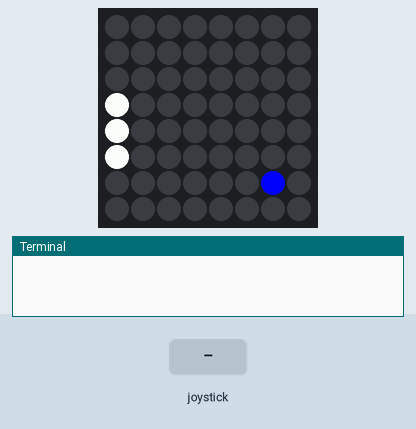
This program was run on a simulated Raspberry Pi (BCM pin numbers) with a Sense HAT. Parts: the Sense HAT's 8×8 RGB LED matrix, the last lines printed to the terminal. Inputs (shaded band) come from the test bench. The 64×8 strip is a reading aid, not a part: it shows the text the matrix is scrolling, unrolled, one strip-width of it at a time. At 8.2 s the program stops and its outputs stay as they are.

Above: at 0.9 s.
1.3 s: joystick pushed up
At 1.65 s:
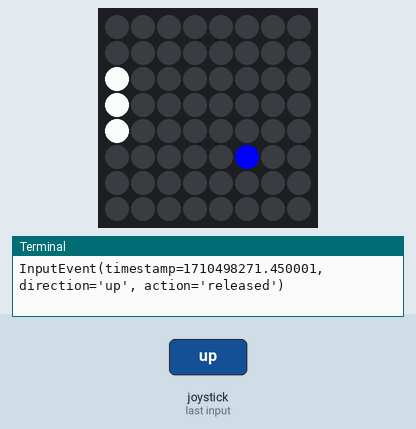
At 2.15 s:
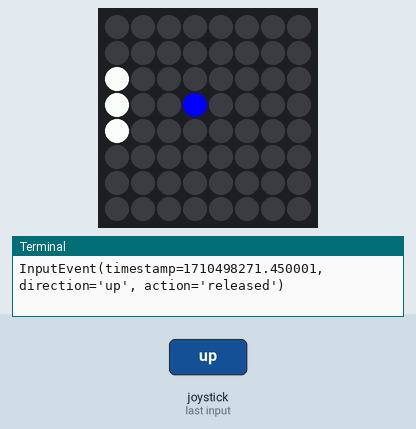
3.7 s: joystick pushed down
At 8.7 s:
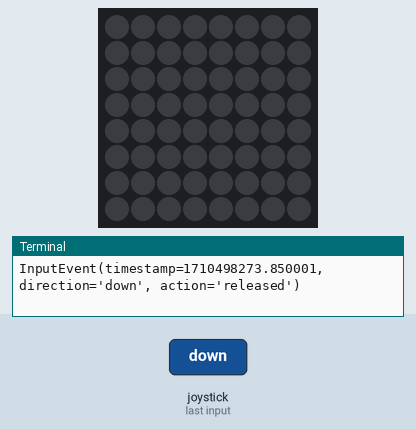
Timing chart, 0 to 9.7 s (numbered marks = the images above; inputs shaded):
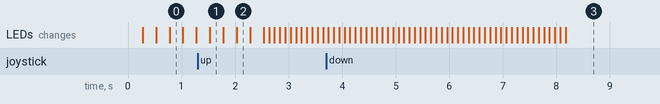

Measured:
- after the input at 1.3 s, the LEDs: change after 0.23 s (image 1)

The program:

ping-pong.py
```python
from time import sleep
from sense_hat import SenseHat
sense = SenseHat()

init_y = 4

b = (0, 0, 255)
w = (255, 255, 255)

ball_position = [3, 3]
ball_velocity = [1, 1]

"""
In matricea de led-uri indicii x si y merg diferit fata de o matrice normala.
    - pentru x, 0 este cel mai din stanga led si pentru 7 este cel mai din dreapta
    - pentru y, 0 este cel mai de sus led si 7 cel mai de jos
Practic indicii sunt inversati fata de cum ar fi normal intr-o matrice

"""

def draw_player():
    sense.set_pixel(0, init_y, w)
    sense.set_pixel(0, init_y+1, w)
    sense.set_pixel(0, init_y-1, w)

def move_up(event):
    global init_y
    if init_y > 1 and event.action=='pressed':
        init_y -= 1
    print(event)

def move_down(event):
    global init_y
    if init_y < 6 and event.action=='pressed':
       init_y += 1
    print(event)

def draw_ball():
    sense.set_pixel(ball_position[0], ball_position[1],b)
    ball_position[0] += ball_velocity[0]
    ball_position[1] += ball_velocity[1]
    if ball_position[0] == 7:
        ball_velocity[0] = -ball_velocity[0]
    if ball_position[1] == 0 or ball_position[1] == 7:
        ball_velocity[1] = -ball_velocity[1]
    if ball_position[0] == 0:
        sense.show_message("You Lose", text_colour=(255, 0, 0))
        quit()
    if ball_position[0] == 1 and init_y - 1 <= ball_position[1] <= init_y+1:
        ball_velocity[0] = -ball_velocity[0]

# pentru o anumita actiune de pe joystick o sa apelam o anumita functie
sense.stick.direction_up = move_up  # atunci cand mutam joystick-ul in sus apelam move_up()
sense.stick.direction_down = move_down  # atunci cand mutam joystick-ul in jos apelam move_down()

while True:
    sense.clear()
    draw_player()
    draw_ball()
    sleep(0.25)
```
